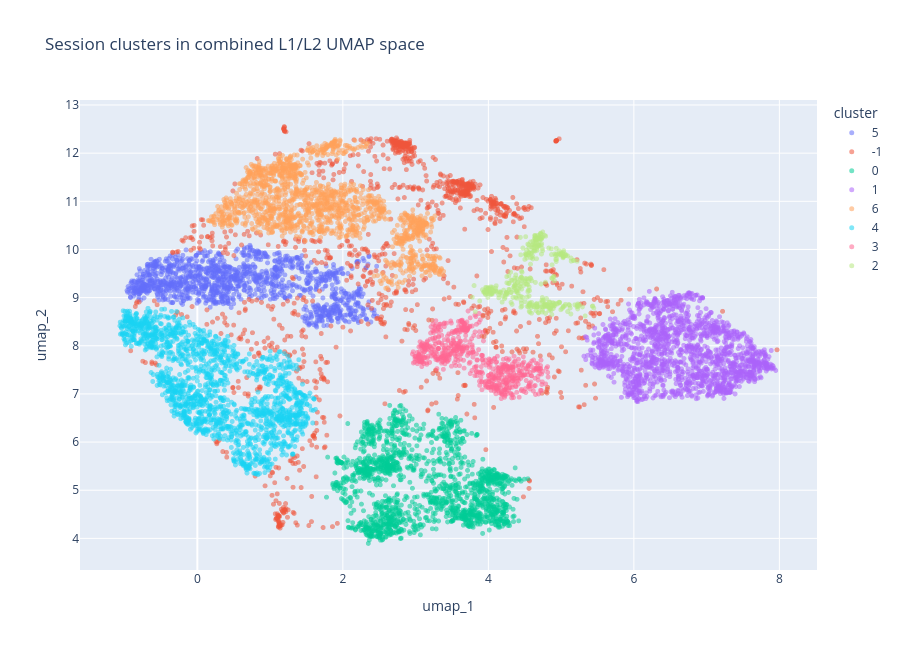

The notebook cell this image was saved under:
### Code cell
session_plot_metadata = (
    ecom_df_filtered
    .groupby(["user_id", "session_id"])
    .agg(session_start=("timestamp", "min"))
    .reset_index()
    .sort_values(["user_id", "session_start", "session_id"])
)
session_plot_metadata["session_order"] = session_plot_metadata.groupby("user_id").cumcount() + 1
session_plot_metadata["n_clustered_sessions"] = session_plot_metadata.groupby("user_id")["session_id"].transform("size")

combined_umap_plot_df = pd.DataFrame({
    "session_id": session_bin_unique["session_id"].to_numpy(),
    "umap_1": X_combined_bin_umap[:, 0],
    "umap_2": X_combined_bin_umap[:, 1],
    "cluster": combined_umap_labels,
})

combined_umap_plot_df = combined_umap_plot_df.merge(
    session_plot_metadata[["user_id", "session_id", "session_order", "n_clustered_sessions"]],
    on="session_id",
    how="left",
)

fig = px.scatter(
    combined_umap_plot_df,
    x="umap_1",
    y="umap_2",
    color=combined_umap_plot_df["cluster"].astype(str),
    hover_data=["user_id", "session_id", "session_order", "n_clustered_sessions"],
    opacity=0.55,
    title="Session clusters in combined L1/L2 UMAP space",
)
fig.update_traces(marker=dict(size=5))
fig.update_layout(width=900, height=650, legend_title_text="cluster")
fig.show()

### Figure 1 — Plotly figure (JSON) as saved in the notebook; plotly's stock layout.template omitted (floating-point values rounded to 4 significant figures; data arrays with more than 128 entries replaced by an {"elided": "..."} marker saying what was removed)
{"data": [{"customdata": {"elided": "1315x4 mixed values"}, "hovertemplate": "color=5<br>umap_1=%{x}<br>umap_2=%{y}<br>user_id=%{customdata[0]}<br>session_id=%{customdata[1]}<br>session_order=%{customdata[2]}<br>n_clustered_sessions=%{customdata[3]}<extra></extra>", "legendgroup": "5", "marker": {"color": "#636efa", "opacity": 0.55, "size": 5, "symbol": "circle"}, "mode": "markers", "name": "5", "showlegend": true, "type": "scattergl", "x": {"elided": "1315 float values"}, "xaxis": "x", "y": {"elided": "1315 float values"}, "yaxis": "y"}, {"customdata": {"elided": "1125x4 mixed values"}, "hovertemplate": "color=-1<br>umap_1=%{x}<br>umap_2=%{y}<br>user_id=%{customdata[0]}<br>session_id=%{customdata[1]}<br>session_order=%{customdata[2]}<br>n_clustered_sessions=%{customdata[3]}<extra></extra>", "legendgroup": "-1", "marker": {"color": "#EF553B", "opacity": 0.55, "size": 5, "symbol": "circle"}, "mode": "markers", "name": "-1", "showlegend": true, "type": "scattergl", "x": {"elided": "1125 float values"}, "xaxis": "x", "y": {"elided": "1125 float values"}, "yaxis": "y"}, {"customdata": {"elided": "1594x4 mixed values"}, "hovertemplate": "color=0<br>umap_1=%{x}<br>umap_2=%{y}<br>user_id=%{customdata[0]}<br>session_id=%{customdata[1]}<br>session_order=%{customdata[2]}<br>n_clustered_sessions=%{customdata[3]}<extra></extra>", "legendgroup": "0", "marker": {"color": "#00cc96", "opacity": 0.55, "size": 5, "symbol": "circle"}, "mode": "markers", "name": "0", "showlegend": true, "type": "scattergl", "x": {"elided": "1594 float values"}, "xaxis": "x", "y": {"elided": "1594 float values"}, "yaxis": "y"}, {"customdata": {"elided": "1699x4 mixed values"}, "hovertemplate": "color=1<br>umap_1=%{x}<br>umap_2=%{y}<br>user_id=%{customdata[0]}<br>session_id=%{customdata[1]}<br>session_order=%{customdata[2]}<br>n_clustered_sessions=%{customdata[3]}<extra></extra>", "legendgroup": "1", "marker": {"color": "#ab63fa", "opacity": 0.55, "size": 5, "symbol": "circle"}, "mode": "markers", "name": "1", "showlegend": true, "type": "scattergl", "x": {"elided": "1699 float values"}, "xaxis": "x", "y": {"elided": "1699 float values"}, "yaxis": "y"}, {"customdata": {"elided": "1589x4 mixed values"}, "hovertemplate": "color=6<br>umap_1=%{x}<br>umap_2=%{y}<br>user_id=%{customdata[0]}<br>session_id=%{customdata[1]}<br>session_order=%{customdata[2]}<br>n_clustered_sessions=%{customdata[3]}<extra></extra>", "legendgroup": "6", "marker": {"color": "#FFA15A", "opacity": 0.55, "size": 5, "symbol": "circle"}, "mode": "markers", "name": "6", "showlegend": true, "type": "scattergl", "x": {"elided": "1589 float values"}, "xaxis": "x", "y": {"elided": "1589 float values"}, "yaxis": "y"}, {"customdata": {"elided": "1711x4 mixed values"}, "hovertemplate": "color=4<br>umap_1=%{x}<br>umap_2=%{y}<br>user_id=%{customdata[0]}<br>session_id=%{customdata[1]}<br>session_order=%{customdata[2]}<br>n_clustered_sessions=%{customdata[3]}<extra></extra>", "legendgroup": "4", "marker": {"color": "#19d3f3", "opacity": 0.55, "size": 5, "symbol": "circle"}, "mode": "markers", "name": "4", "showlegend": true, "type": "scattergl", "x": {"elided": "1711 float values"}, "xaxis": "x", "y": {"elided": "1711 float values"}, "yaxis": "y"}, {"customdata": {"elided": "631x4 mixed values"}, "hovertemplate": "color=3<br>umap_1=%{x}<br>umap_2=%{y}<br>user_id=%{customdata[0]}<br>session_id=%{customdata[1]}<br>session_order=%{customdata[2]}<br>n_clustered_sessions=%{customdata[3]}<extra></extra>", "legendgroup": "3", "marker": {"color": "#FF6692", "opacity": 0.55, "size": 5, "symbol": "circle"}, "mode": "markers", "name": "3", "showlegend": true, "type": "scattergl", "x": {"elided": "631 float values"}, "xaxis": "x", "y": {"elided": "631 float values"}, "yaxis": "y"}, {"customdata": {"elided": "375x4 mixed values"}, "hovertemplate": "color=2<br>umap_1=%{x}<br>umap_2=%{y}<br>user_id=%{customdata[0]}<br>session_id=%{customdata[1]}<br>session_order=%{customdata[2]}<br>n_clustered_sessions=%{customdata[3]}<extra></extra>", "legendgroup": "2", "marker": {"color": "#B6E880", "opacity": 0.55, "size": 5, "symbol": "circle"}, "mode": "markers", "name": "2", "showlegend": true, "type": "scattergl", "x": {"elided": "375 float values"}, "xaxis": "x", "y": {"elided": "375 float values"}, "yaxis": "y"}], "layout": {"height": 650, "legend": {"title": {"text": "cluster"}, "tracegroupgap": 0}, "title": {"text": "Session clusters in combined L1/L2 UMAP space"}, "width": 900, "xaxis": {"anchor": "y", "domain": [0, 1], "title": {"text": "umap_1"}}, "yaxis": {"anchor": "x", "domain": [0, 1], "title": {"text": "umap_2"}}}}
